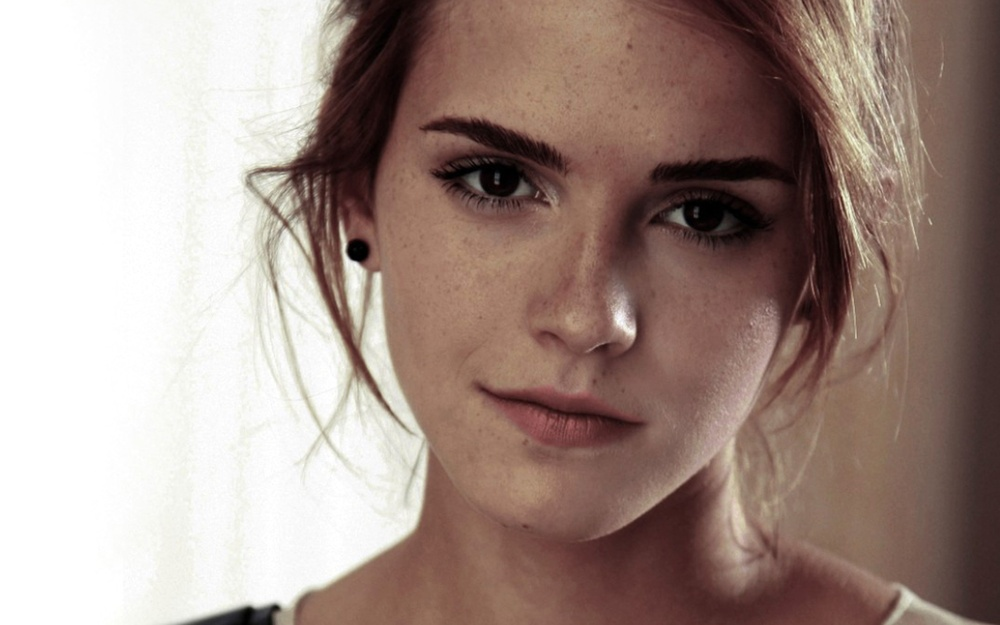
#> input picture 1. Basic Image Processing/face.jpg.jpg, 1000 x 625 px, shrunk from 2560 x 1600 before the run, found by its file name
$ jupyter execute Quantization.ipynb
#> lines starting #> are read from the running program, lines starting #| are printed output that depends on the picture; after the words box and inside, x2 and y2 are one past the last pixel; in counts of white or black regions, pixels touching at a corner belong together
[cell 1]
import cv2
import numpy as np
import matplotlib.pyplot as plt

# Load the image
img = cv2.imread('E:/CodeBase/GitHub/Image_Processing_and_Computer_Vision/1. Basic Image Processing/face.jpg.jpg', cv2.IMREAD_GRAYSCALE)
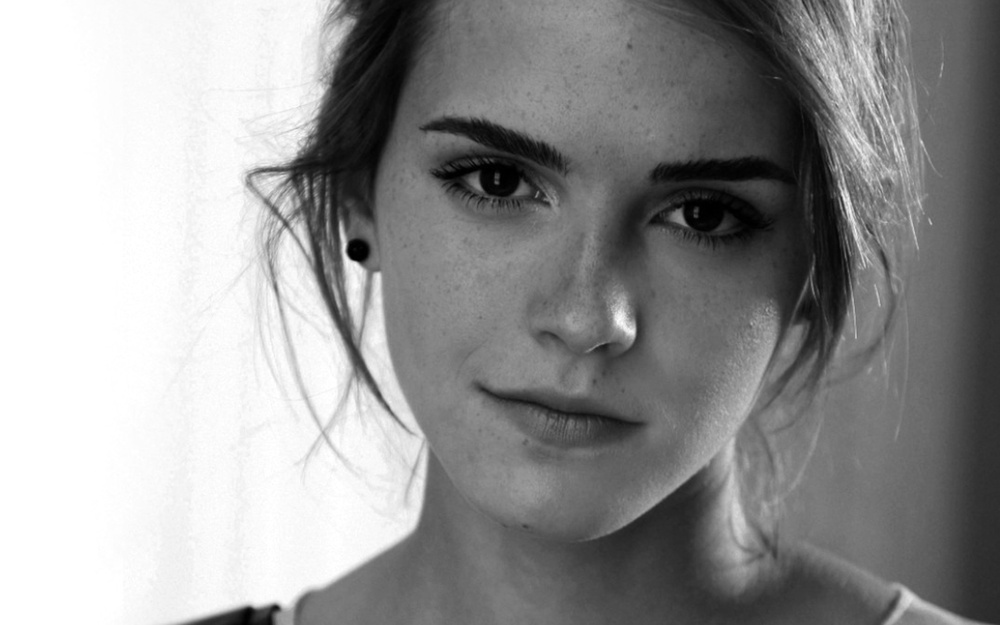
#> img: shape (625, 1000); min 0, max 255, mean 148.8

# Create a figure and subplots
fig, axes = plt.subplots(2, 4, figsize=(10, 5))
axes = axes.flatten()  # Flatten the axes array for easier indexing

# Loop over number of bits
for num_of_bit in range(1, 9):
    # Quantize to given number of bits
    num_of_level = 2**num_of_bit
    level_gap = 256 / num_of_level
    quantized_img = np.uint8(np.ceil(img / level_gap) * level_gap - 1)

    # Display image on the plot
    axes[num_of_bit - 1].imshow(quantized_img, cmap='gray')  # Use 'gray' for grayscale images
    axes[num_of_bit - 1].set_title(f'{num_of_bit}-bit Quantization')
    axes[num_of_bit - 1].axis('off')  # Turn off axes

    # Save image
    cv2.imwrite(f'Quantization_{num_of_bit}-bit.png', quantized_img)
#> this loop made 8 passes
#> pass 1, `quantized_img = np.uint8(np.ceil(img / level_gap) * level_gap - 1)`:
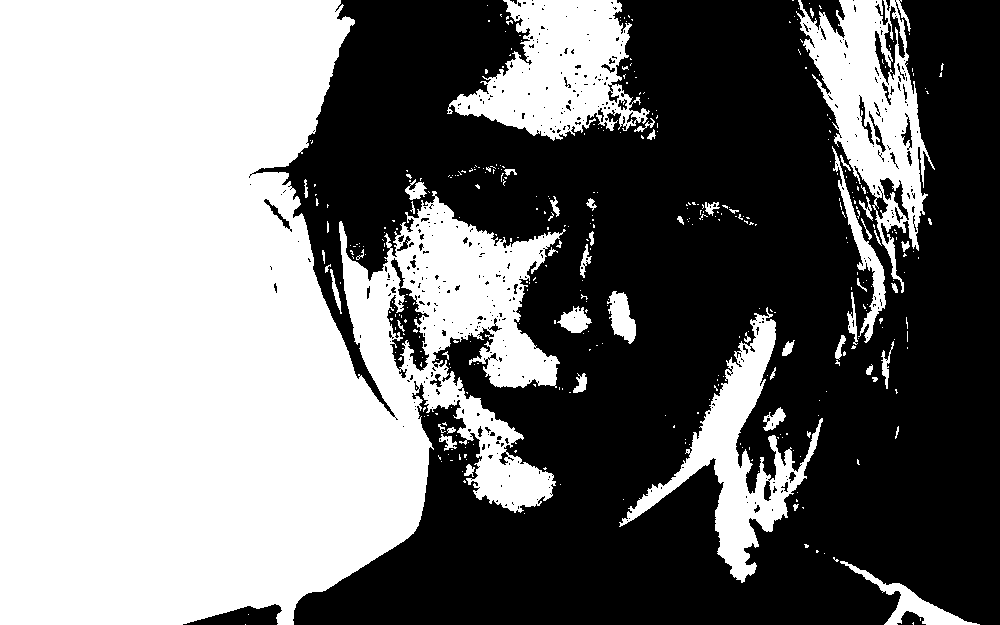
#> quantized_img: shape (625, 1000); values 127 (black) and 255 (white), 47.9% white; 401 white regions (347 under 20 px), largest, box (x1, y1, x2, y2) and area: (0, 0, 566, 625) 246138, (447, 0, 650, 141) 15546, (796, 0, 935, 293) 15435
#> pass 2, `quantized_img = np.uint8(np.ceil(img / level_gap) * level_gap - 1)`:
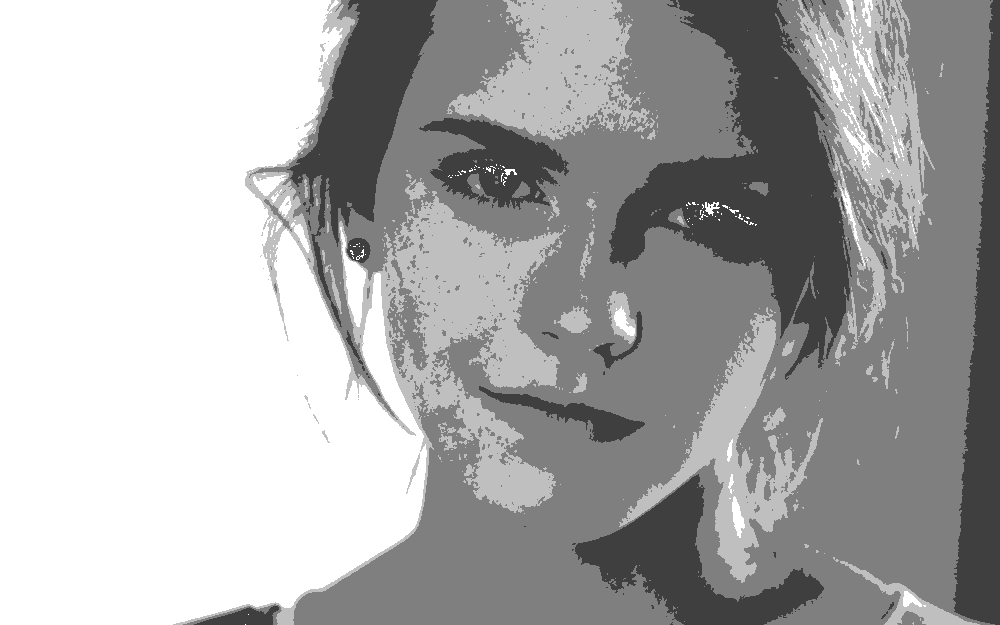
#> quantized_img: shape (625, 1000); min 63, max 255, mean 170.2
#> pass 3, `quantized_img = np.uint8(np.ceil(img / level_gap) * level_gap - 1)`:
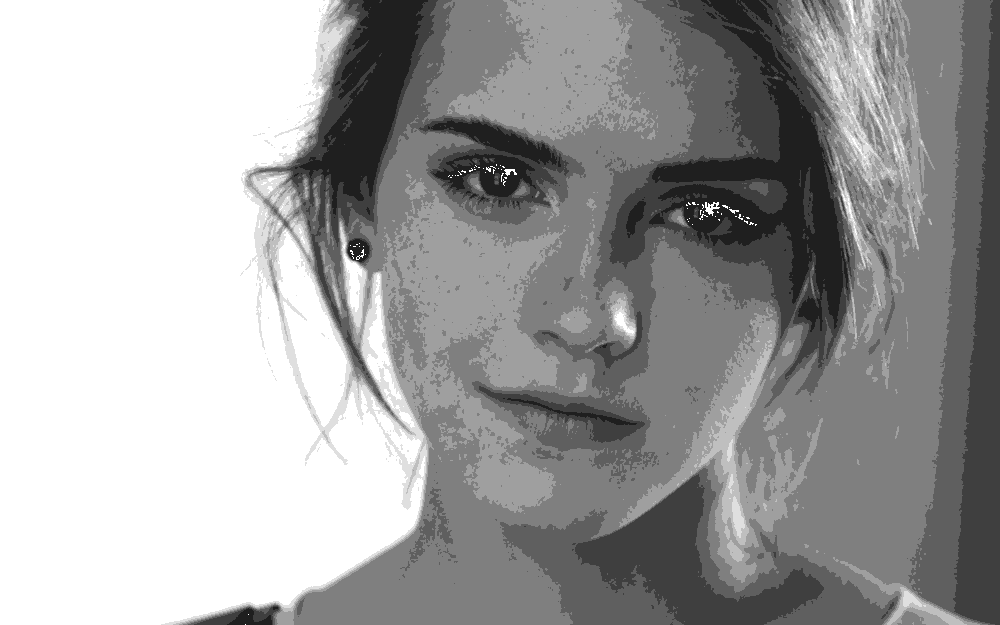
#> quantized_img: shape (625, 1000); min 31, max 255, mean 160.6

plt.tight_layout()  # Adjust spacing between subplots
plt.show()
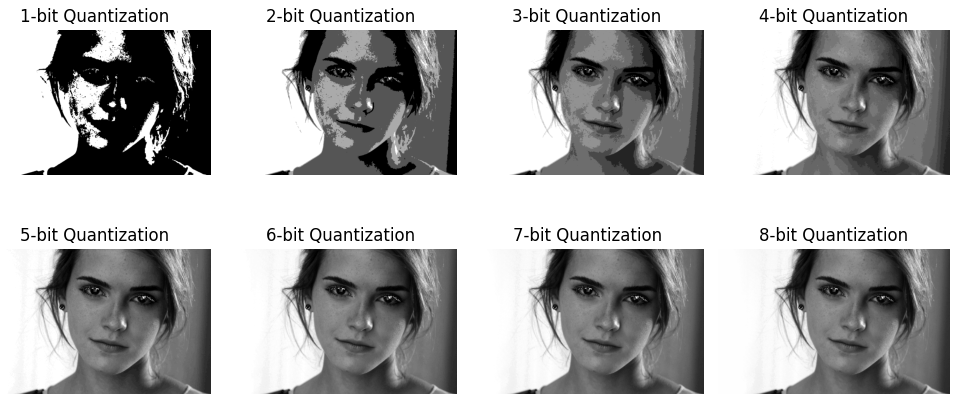
#> figure drawn by matplotlib, 8 panels

$ run again, with 1. Basic Image Processing/Shape.jpg copied over 1. Basic Image Processing/face.jpg.jpg
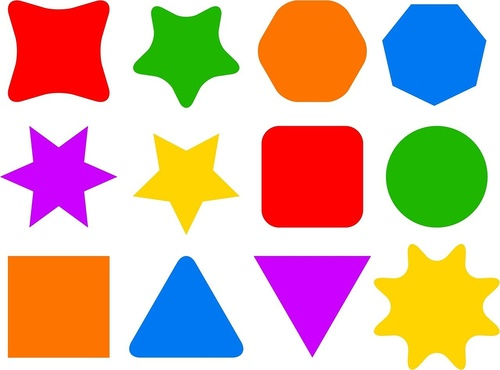
#> input picture 1. Basic Image Processing/Shape.jpg, 500 x 370 px, shrunk from 1280 x 947 before the run, found by its file name
#> the loop `for num_of_bit in range(1, 9):` made 8 passes
#> pass 1, `quantized_img = np.uint8(np.ceil(img / level_gap) * level_gap - 1)`:
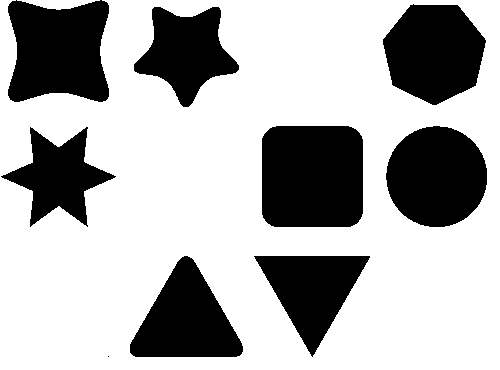
#> quantized_img: shape (370, 500); values 127 (black) and 255 (white), 68.8% white; 9 black regions (1 under 20 px), largest, box (x1, y1, x2, y2) and area: (262, 126, 363, 227) 9957, (8, 0, 109, 102) 8476, (386, 126, 487, 227) 7995
#> pass 3, `quantized_img = np.uint8(np.ceil(img / level_gap) * level_gap - 1)`:
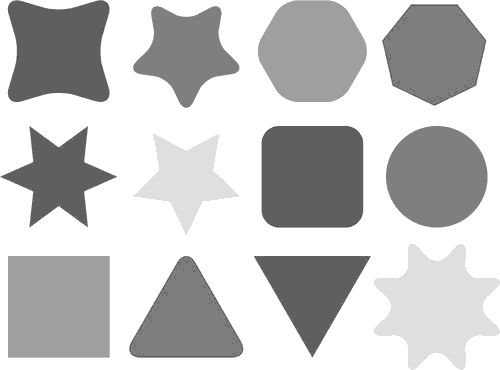
#> quantized_img: shape (370, 500); min 63, max 255, mean 196.9
